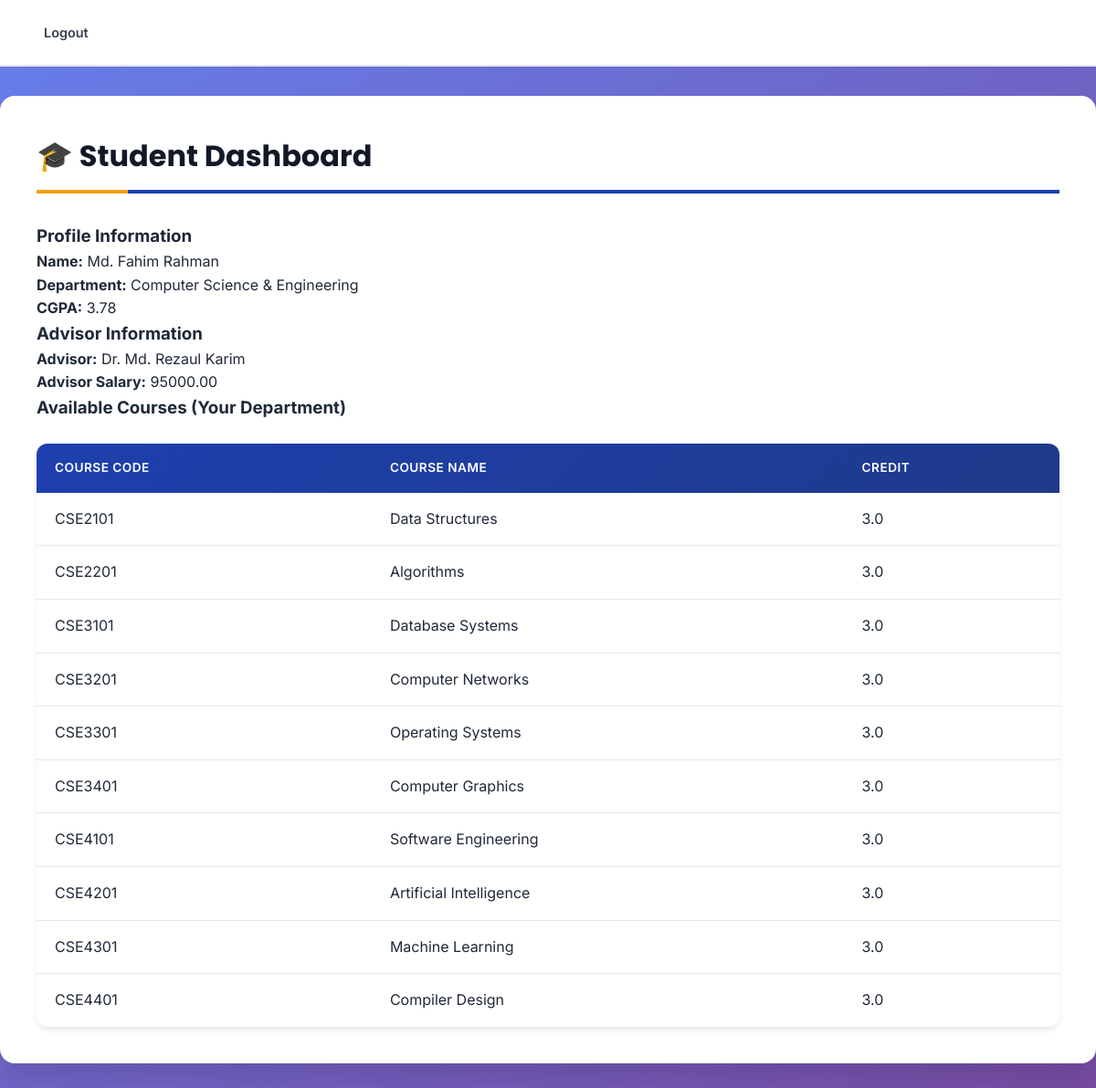
/student/dashboard.php (signed in), run on the app's committed database.
### tables this page shows
CREATE TABLE `students` (
  `s_id` int(11) NOT NULL,
  `s_name` varchar(100) NOT NULL,
  `cgpa` decimal(3,2) DEFAULT NULL CHECK (`cgpa` between 0 and 4),
  `dept_id` int(11) DEFAULT NULL,
  `advisor_id` int(11) DEFAULT NULL
);

CREATE TABLE `departments` (
  `dept_id` int(11) NOT NULL,
  `dept_name` varchar(50) NOT NULL,
  `faculty` varchar(50) NOT NULL,
  `no_of_students` int(11) DEFAULT 0 CHECK (`no_of_students` >= 0)
);

CREATE TABLE `teachers` (
  `t_id` int(11) NOT NULL,
  `t_name` varchar(100) NOT NULL,
  `gender` enum('Male','Female') DEFAULT 'Male',
  `salary` decimal(10,2) DEFAULT NULL CHECK (`salary` >= 0),
  `dept_id` int(11) DEFAULT NULL
);

CREATE TABLE `courses` (
  `course_no` varchar(10) NOT NULL,
  `course_name` varchar(100) NOT NULL,
  `credit` decimal(3,1) DEFAULT NULL CHECK (`credit` > 0 and `credit` <= 4),
  `d_id` int(11) DEFAULT NULL
);

### public/student/dashboard.php (the view, shortened to what this page needs)
<?php
require_once __DIR__ . '/../../src/db.php';
$student_id = $_SESSION['user']['ref_id'];
$stmt = $mysqli->prepare("
  SELECT s.s_id, s.s_name, s.cgpa,
         d.dept_name, t.t_name AS advisor_name, t.salary AS advisor_salary
  FROM students s
  LEFT JOIN departments d ON s.dept_id = d.dept_id
  LEFT JOIN teachers t ON s.advisor_id = t.t_id
  WHERE s.s_id = ?");
$stmt->bind_param("i", $student_id);
$stmt->execute();
$student = $stmt->get_result()->fetch_assoc();
$courses = [];
if ($student) {
  $c_stmt = $mysqli->prepare("
    SELECT c.course_no, c.course_name, c.credit
    FROM courses c
    WHERE c.d_id = (
      SELECT dept_id FROM students WHERE s_id = ?
    )");
  $c_stmt->bind_param("i", $student_id);
  $c_stmt->execute();
  $courses = $c_stmt->get_result()->fetch_all(MYSQLI_ASSOC);
}
?>
<!doctype html>
<html>
<head>
  <link rel="stylesheet" href="../../css/style.css">
</head>
<body>
<nav class="navbar">
  <a href="../logout.php">Logout</a>
</nav>
<main class="container">
  <h2>🎓 Student Dashboard</h2>
  <?php if (!$student): ?>
    <p>Student data not found.</p>
  <?php else: ?>
    <section>
      <h3>Profile Information</h3>
      <p><b>Name:</b> <?=htmlspecialchars($student['s_name'])?></p>
      <p><b>Department:</b> <?=htmlspecialchars($student['dept_name'])?></p>
      <p><b>CGPA:</b> <?=htmlspecialchars($student['cgpa'])?></p>
    </section>
    <section>
      <h3>Advisor Information</h3>
      <?php if ($student['advisor_name']): ?>
        <p><b>Advisor:</b> <?=htmlspecialchars($student['advisor_name'])?></p>
        <p><b>Advisor Salary:</b> <?=htmlspecialchars($student['advisor_salary'])?></p>
      <?php else: ?>
        <p>No advisor assigned yet.</p>
      <?php endif; ?>
    </section>
    <section>
      <h3>Available Courses (Your Department)</h3>
      <?php if (empty($courses)): ?>
        <p>No courses found for your department.</p>
      <?php else: ?>
        <table class="data-table">
          <thead><tr><th>Course Code</th><th>Course Name</th><th>Credit</th></tr></thead>
          <tbody>
            <?php foreach($courses as $c): ?>
              <tr>
                <td><?=htmlspecialchars($c['course_no'])?></td>
                <td><?=htmlspecialchars($c['course_name'])?></td>
                <td><?=htmlspecialchars($c['credit'])?></td>
              </tr>
            <?php endforeach; ?>
          </tbody>
        </table>
      <?php endif; ?>
    </section>
  <?php endif; ?>
</main>
</body>
</html>

### css/style.css (style rules this page uses)
* { margin: 0; padding: 0; box-sizing: border-box; }
:root { --primary-color: #1e40af; --primary-dark: #1e3a8a; --primary-light: #3b82f6; --secondary-color: #0891b2; --accent-color: #f59e0b; --success-color: #10b981; --danger-color: #ef4444; --warning-color: #f59e0b; --white: #ffffff; --gray-50: #f9fafb; --gray-100: #f3f4f6; --gray-200: #e5e7eb; --gray-300: #d1d5db; --gray-400: #9ca3af; --gray-600: #4b5563; --gray-700: #374151; --gray-800: #1f2937; --gray-900: #111827; --shadow-sm: 0 1px 2px 0 rgba(0, 0, 0, 0.05); --shadow-md: 0 4px 6px -1px rgba(0, 0, 0, 0.1); --shadow-lg: 0 10px 15px -3px rgba(0, 0, 0, 0.1); --shadow-xl: 0 20px 25px -5px rgba(0, 0, 0, 0.1); --radius-sm: 0.375rem; --radius-md: 0.5rem; --radius-lg: 0.75rem; --radius-xl: 1rem; }
body { font-family: 'Inter', -apple-system, BlinkMacSystemFont, 'Segoe UI', sans-serif; background: linear-gradient(135deg, #667eea 0%, #764ba2 100%); background-attachment: fixed; min-height: 100vh; color: var(--gray-800); line-height: 1.6; }
nav a { color: var(--white); text-decoration: none; font-weight: 500; padding: 0.625rem 1.25rem; border-radius: var(--radius-md); transition: all 0.3s ease; background: rgba(255, 255, 255, 0.1); backdrop-filter: blur(10px); }
.navbar { background: var(--white); padding: 1rem 2rem; box-shadow: var(--shadow-sm); border-bottom: 2px solid var(--gray-200); display: flex; gap: 0.5rem; flex-wrap: wrap; align-items: center; }
.navbar a { color: var(--gray-700); font-weight: 600; text-decoration: none; padding: 0.5rem 1rem; border-radius: var(--radius-md); transition: all 0.3s ease; font-size: 0.9rem; }
.container { max-width: 1200px; margin: 2rem auto; background: var(--white); padding: 2.5rem; border-radius: var(--radius-xl); box-shadow: var(--shadow-xl); animation: fadeIn 0.5s ease; }
.container h2 { font-family: 'Poppins', sans-serif; font-size: 2rem; font-weight: 700; color: var(--gray-900); border-bottom: 4px solid var(--primary-color); padding-bottom: 0.75rem; margin-bottom: 2rem; position: relative; }
.container h2::after { content: ''; position: absolute; bottom: -4px; left: 0; width: 100px; height: 4px; background: var(--accent-color); }
.data-table { width: 100%; border-collapse: separate; border-spacing: 0; margin-top: 1.5rem; border-radius: var(--radius-lg); overflow: hidden; box-shadow: var(--shadow-md); }
.data-table thead { background: linear-gradient(135deg, var(--primary-color), var(--primary-dark)); color: var(--white); }
.data-table th { padding: 1rem 1.25rem; text-align: left; font-weight: 600; text-transform: uppercase; font-size: 0.85rem; letter-spacing: 0.5px; }
.data-table td { padding: 1rem 1.25rem; border-bottom: 1px solid var(--gray-200); background: var(--white); transition: background 0.3s ease; }
.data-table tbody tr:last-child td { border-bottom: none; }

### data on the page
students: s_name "Md. Fahim Rahman", dept.dept_name "Computer Science & Engineering", cgpa "3.78", advisor.t_name "Dr. Md. Rezaul Karim", advisor.salary "95000.00"
courses: course_no "CSE2101", course_name "Data Structures", credit "3.0"
courses: course_no "CSE2201", course_name "Algorithms", credit "3.0"
courses: course_no "CSE3101", course_name "Database Systems", credit "3.0"
courses: course_no "CSE3201", course_name "Computer Networks", credit "3.0"
courses: course_no "CSE3301", course_name "Operating Systems", credit "3.0"
courses: course_no "CSE3401", course_name "Computer Graphics", credit "3.0"
courses: course_no "CSE4101", course_name "Software Engineering", credit "3.0"
courses: course_no "CSE4201", course_name "Artificial Intelligence", credit "3.0"
courses: course_no "CSE4301", course_name "Machine Learning", credit "3.0"
courses: course_no "CSE4401", course_name "Compiler Design", credit "3.0"
